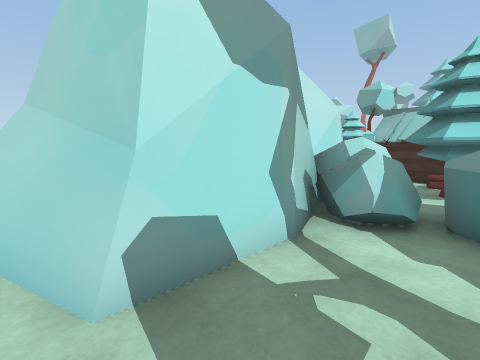
[1] (above)

21 first-person views from a walk through a scene from a Unity 3-D project. The camera is 1.3 m above the floor, tilts 8° down and sees 90° across. The floor is counted in squares, 1 m on a side. Each view is taken from the middle of a square. On the plan, view 1 faces up. The plan holds only what a view shows up to about 12 squares ahead; the rest is blank. The place goes on beyond the plan. Some surface patterns are stand-ins.

[2]
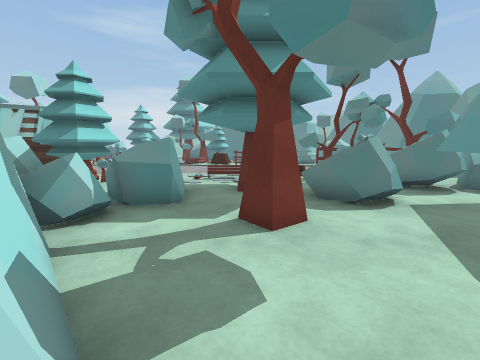

[3]
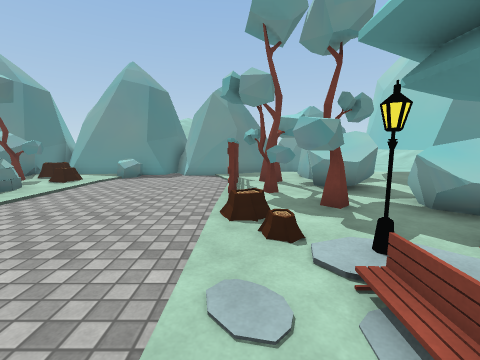

[4]
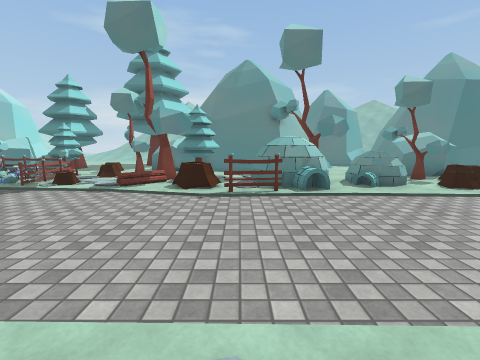

[5]
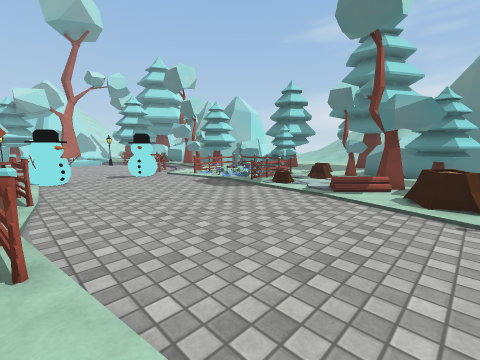

[6]
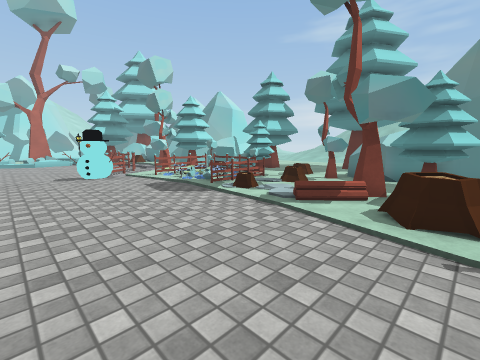

[7]
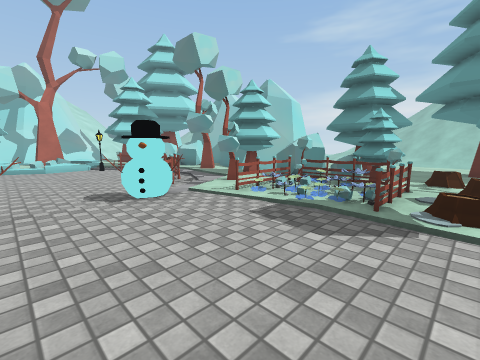

[8]
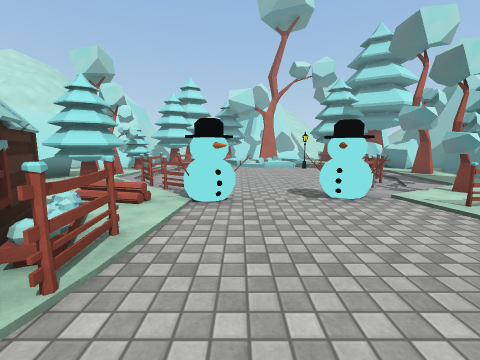

[9]
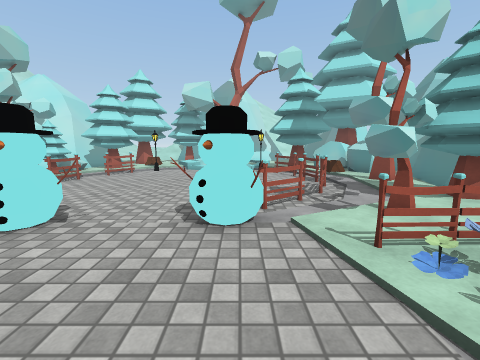

[10]
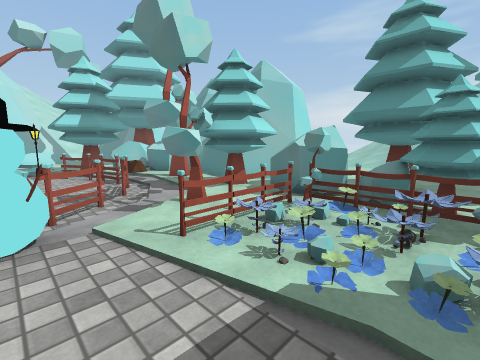

[11]
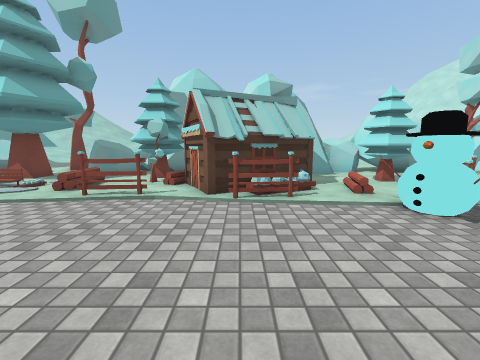

[12]
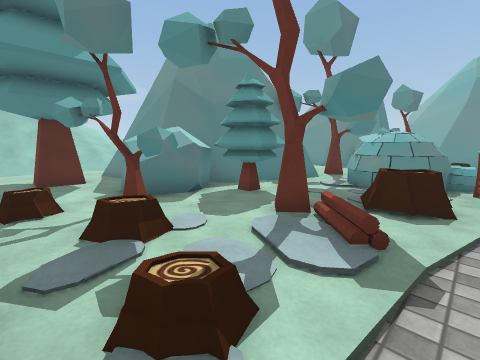

[13]
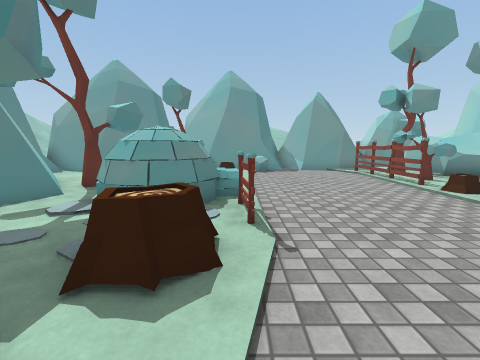

[14]
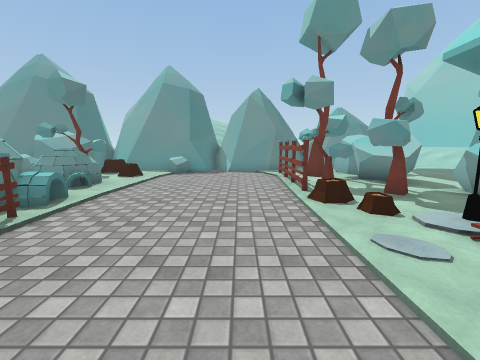

[15]
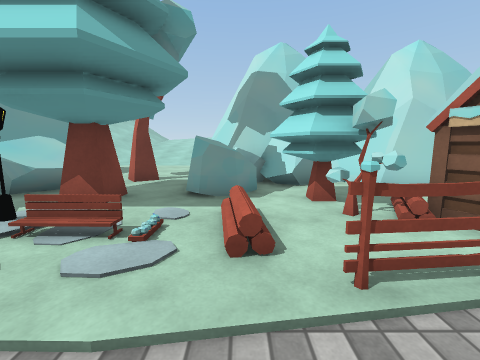

[16]
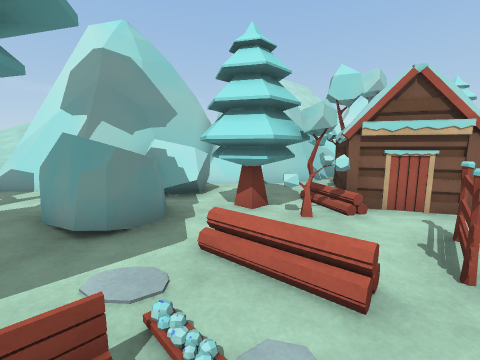

[17]
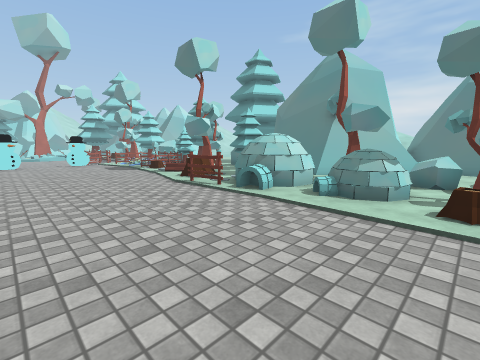

[18]
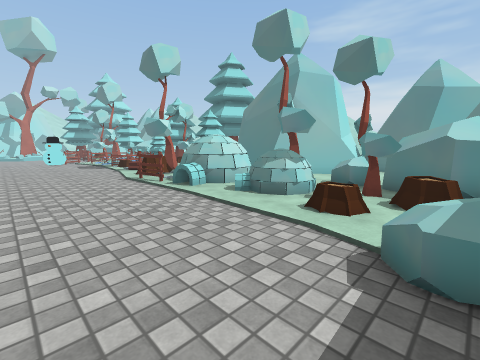

[19]
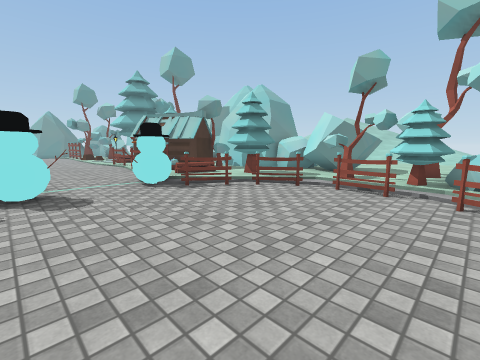

[20]
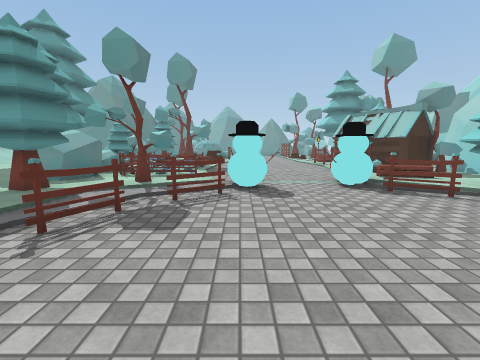

[21]
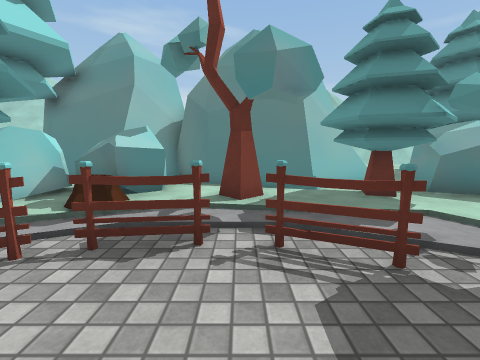

### Floor plan
Key: @ floor where view 1 was taken; # wall or solid block; . main floor; : floor 0.25 m higher than the main floor; - floor 0.25 m lower than the main floor; / step, stairs or slope; = window, fence, low wall or low ledge; T tree; H hut; R rock; L lamp; F flower; E fence; O other object.
Columns run from 4 left of view 1 to 28 right of it. Each row starts with its distance up from view 1.
 21          R/.E-------ETORR ##
 20      ..T.TT----------E..R ###
 19      .TT.TTE---------E...##
 18      .RRRTTE----------.TT##
 17       RRRTTE---------E..=##
 16        RRR.EE-------EE.TT##
 15        RR.TT-E-----EE.TTT###
 14        RR.TT.EE---OE.TTTT ##
 13        RO.TT..OO/OO.TT.RRR..
 12       OOOTT...O.....EEERRRT.
 11       OOOTTHH.......FFTFRTTT..
 10       OOOTH#HE......FFOOTTTT..
  9       OOOTH HE......FOFET.T....
  8      #OO..HHHH......EETE.........
  7      ## .TTT.............T..TT...
  6      #RRRTTT.E.........TTRR..T.
  5      #RRRTT..E......:...TRR..==
  4 ##  ##RRRR.OO........TTTTRR  ##
  3  ####..RRR..........O..TTR#
  2   =#................O..TT##
  1   ....T..TT........E....=#
  0    .@.TT.TTL.......EOOO.##
 -1    .....RR.T.......OOO .##
 -2       .RRR.TT.......OOOTT##
 -3      ###RR.TTO......OO.TT###
 -4        ##RRRTT......OO .. ##=#
 -5         #RRR T....../OTRR ..##
 -6         #RRTTO....../TTRR . ##
 -7          RRT.O.......TRRR###
 -8          RR.......R..ORR ##

Where each view was taken, in squares from view 1:
view 1: 0 up, 0 right, facing up
view 2: 1 up, 2 left, facing right
view 3: 3 up, 9 right, facing down
view 4: 1 up, 8 right, facing right
view 5: 2 up, 9 right, facing up-right
view 6: 2 up, 11 right, facing up-right
view 7: 7 up, 11 right, facing up-right
view 8: 7 up, 11 right, facing up
view 9: 9 up, 14 right, facing up
view 10: 9 up, 14 right, facing up-right
view 11: 9 up, 15 right, facing left
view 12: 8 up, 15 right, facing down-right
view 13: 5 up, 15 right, facing down
view 14: 4 up, 11 right, facing down
view 15: 4 up, 11 right, facing left
view 16: 2 up, 9 right, facing up-left
view 17: 6 down, 10 right, facing up-right
view 18: 8 down, 11 right, facing up-right
view 19: 21 up, 14 right, facing down-left
view 20: 21 up, 14 right, facing down
view 21: 18 up, 14 right, facing right
